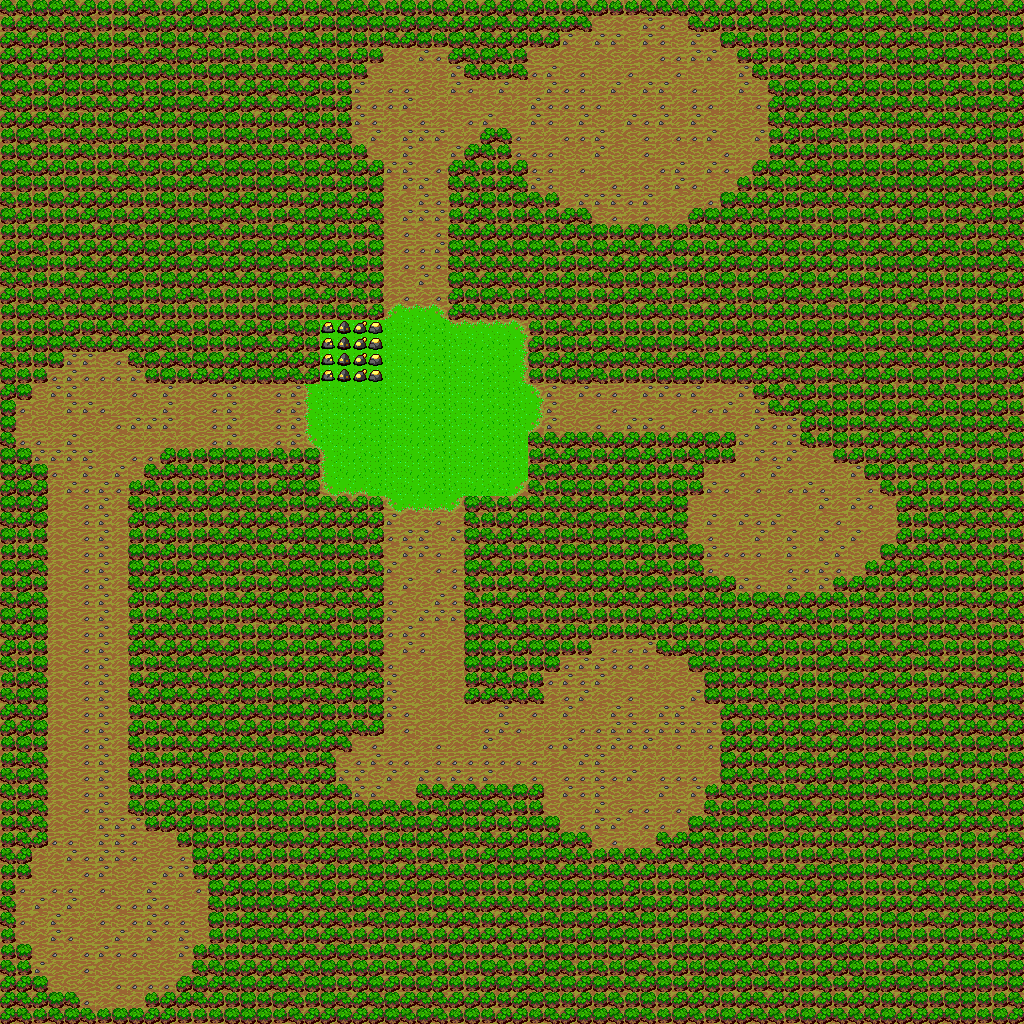

A level layout from a 2D game, rendered from its tile map. Below: a short description, then the map file with tile-grid data replaced by summaries:
An orthogonal 64x64 tile map with 16x16 px tiles, 1 tile layer (Map), 4 tilesets and 13 objects.

<map version="1.10" tiledversion="1.12.1" orientation="orthogonal" renderorder="right-down" width="64" height="64" tilewidth="16" tileheight="16" infinite="0" nextlayerid="5" nextobjectid="173">
 <editorsettings>
  <export target="../../../../assets/map/initial/init1.fgm" format="Future Glimpses map (*.fgm)" />
 </editorsettings>
 <properties>
  <property name="AI_MODE" type="int" propertytype="AI_MODE" value="0" />
  <property name="ENABLE_BARRACKS" type="bool" value="true" />
  <property name="ENABLE_BLACKSMITH" type="bool" value="false" />
  <property name="ENABLE_FARM" type="bool" value="true" />
  <property name="ENABLE_STABLES" type="bool" value="false" />
  <property name="ENABLE_TOWER" type="bool" value="false" />
  <property name="ENABLE_TURRET" type="bool" value="false" />
  <property name="ENABLE_UPGRADE_ARCHER" type="bool" value="false" />
  <property name="ENABLE_UPGRADE_KNIGHT" type="bool" value="false" />
  <property name="ENABLE_UPGRADE_MAGE" type="bool" value="false" />
  <property name="ENABLE_UPGRADE_SOLDIER" type="bool" value="false" />
  <property name="MAP_CODE" value="" />
  <property name="MSG_DESCRIPTION" value="Recoge recursos, crea granjas y unos cuarteles y limpia el bosque de enemigos." />
  <property name="MSG_LOSE" value="Has perdido en esta empresa tan sencilla..." />
  <property name="MSG_TITLE" value="1.Empezando" />
  <property name="MSG_WIN" value="Has cumplido tu misión." />
  <property name="PEACE_TIME" type="int" value="0" />
  <property name="RES_GOLD_COMPUTER" type="int" value="0" />
  <property name="RES_GOLD_PLAYER" type="int" value="1000" />
  <property name="RES_WOOD_COMPUTER" type="int" value="0" />
  <property name="RES_WOOD_PLAYER" type="int" value="500" />
  <property name="UPGRADED_ARCHER_COMPUTER" type="bool" value="false" />
  <property name="UPGRADED_ARCHER_PLAYER" type="bool" value="false" />
  <property name="UPGRADED_KNIGHT_COMPUTER" type="bool" value="false" />
  <property name="UPGRADED_KNIGHT_PLAYER" type="bool" value="false" />
  <property name="UPGRADED_MAGE_COMPUTER" type="bool" value="false" />
  <property name="UPGRADED_MAGE_PLAYER" type="bool" value="false" />
  <property name="UPGRADED_SOLDIER_COMPUTER" type="bool" value="false" />
  <property name="UPGRADED_SOLDIER_PLAYER" type="bool" value="false" />
  <property name="WIN_CODE" value="L8PTRRHT" />
 </properties>
 <tileset firstgid="1" source="../../tileset.tsx" />
 <tileset firstgid="257" source="../../units/units.tsx" />
 <tileset firstgid="267" source="../../buildings/big_buildings.tsx" />
 <tileset firstgid="273" source="../../buildings/small_buildings.tsx" />
 <layer id="1" name="Map" width="64" height="64">
  <data>[4096 cells, 4096 non-empty, 24 distinct tile ids]</data>
 </layer>
 <objectgroup id="2" name="Units/Buildings">
  <object id="160" template="../../units/C_Soldier.tx" x="608" y="752" />
  <object id="161" template="../../units/C_Soldier.tx" x="624" y="736" />
  <object id="162" template="../../units/C_Soldier.tx" x="752" y="544" />
  <object id="163" template="../../units/C_Soldier.tx" x="784" y="512" />
  <object id="164" template="../../units/C_Soldier.tx" x="592" y="96" />
  <object id="165" template="../../units/C_Soldier.tx" x="80" y="912" />
  <object id="166" template="../../units/C_Soldier.tx" x="128" y="880" />
  <object id="167" template="../../units/C_Soldier.tx" x="144" y="944" />
  <object id="168" template="../../buildings/P_City_Hall.tx" x="400" y="416" />
  <object id="169" template="../../units/P_Worker.tx" x="336" y="416" />
  <object id="170" template="../../units/P_Worker.tx" x="352" y="416" />
  <object id="171" template="../../units/P_Worker.tx" x="368" y="416" />
  <object id="172" template="../../units/P_Worker.tx" x="352" y="432" />
 </objectgroup>
</map>
